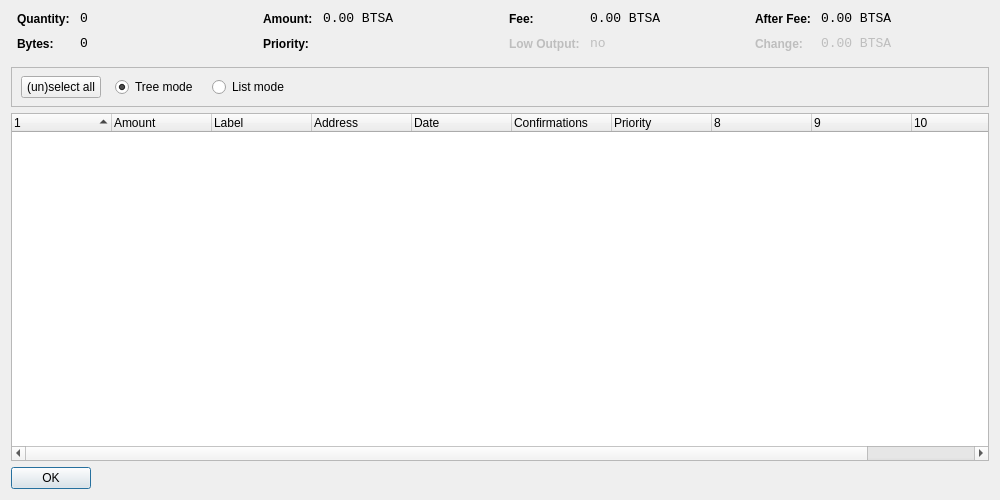
<?xml version="1.0" encoding="UTF-8"?>
<ui version="4.0">
 <class>CoinControlDialog</class>
 <widget class="QDialog" name="CoinControlDialog">
  <property name="geometry">
   <rect>
    <x>0</x>
    <y>0</y>
    <width>1000</width>
    <height>500</height>
   </rect>
  </property>
  <property name="windowTitle">
   <string>Coin Control</string>
  </property>
  <layout class="QVBoxLayout" name="verticalLayout">
   <item>
    <layout class="QHBoxLayout" name="horizontalLayoutTop" stretch="0,0,0,0">
     <property name="topMargin">
      <number>0</number>
     </property>
     <property name="bottomMargin">
      <number>10</number>
     </property>
     <item>
      <layout class="QFormLayout" name="formLayoutCoinControl1">
       <property name="horizontalSpacing">
        <number>10</number>
       </property>
       <property name="verticalSpacing">
        <number>10</number>
       </property>
       <property name="leftMargin">
        <number>6</number>
       </property>
       <property name="rightMargin">
        <number>6</number>
       </property>
       <item row="0" column="0">
        <widget class="QLabel" name="labelCoinControlQuantityText">
         <property name="styleSheet">
          <string notr="true">font-weight:bold;</string>
         </property>
         <property name="text">
          <string>Quantity:</string>
         </property>
        </widget>
       </item>
       <item row="0" column="1">
        <widget class="QLabel" name="labelCoinControlQuantity">
         <property name="font">
          <font>
           <family>Monospace</family>
           <pointsize>10</pointsize>
          </font>
         </property>
         <property name="cursor">
          <cursorShape>IBeamCursor</cursorShape>
         </property>
         <property name="contextMenuPolicy">
          <enum>Qt::ActionsContextMenu</enum>
         </property>
         <property name="text">
          <string notr="true">0</string>
         </property>
         <property name="textInteractionFlags">
          <set>Qt::LinksAccessibleByMouse|Qt::TextSelectableByKeyboard|Qt::TextSelectableByMouse</set>
         </property>
        </widget>
       </item>
       <item row="1" column="0">
        <widget class="QLabel" name="labelCoinControlBytesText">
         <property name="styleSheet">
          <string notr="true">font-weight:bold;</string>
         </property>
         <property name="text">
          <string>Bytes:</string>
         </property>
        </widget>
       </item>
       <item row="1" column="1">
        <widget class="QLabel" name="labelCoinControlBytes">
         <property name="font">
          <font>
           <family>Monospace</family>
           <pointsize>10</pointsize>
          </font>
         </property>
         <property name="cursor">
          <cursorShape>IBeamCursor</cursorShape>
         </property>
         <property name="contextMenuPolicy">
          <enum>Qt::ActionsContextMenu</enum>
         </property>
         <property name="text">
          <string notr="true">0</string>
         </property>
         <property name="textInteractionFlags">
          <set>Qt::LinksAccessibleByMouse|Qt::TextSelectableByKeyboard|Qt::TextSelectableByMouse</set>
         </property>
        </widget>
       </item>
      </layout>
     </item>
     <item>
      <layout class="QFormLayout" name="formLayoutCoinControl2">
       <property name="horizontalSpacing">
        <number>10</number>
       </property>
       <property name="verticalSpacing">
        <number>10</number>
       </property>
       <property name="leftMargin">
        <number>6</number>
       </property>
       <property name="rightMargin">
        <number>6</number>
       </property>
       <item row="0" column="0">
        <widget class="QLabel" name="labelCoinControlAmountText">
         <property name="styleSheet">
          <string notr="true">font-weight:bold;</string>
         </property>
         <property name="text">
          <string>Amount:</string>
         </property>
        </widget>
       </item>
       <item row="0" column="1">
        <widget class="QLabel" name="labelCoinControlAmount">
         <property name="font">
          <font>
           <family>Monospace</family>
           <pointsize>10</pointsize>
          </font>
         </property>
         <property name="cursor">
          <cursorShape>IBeamCursor</cursorShape>
         </property>
         <property name="contextMenuPolicy">
          <enum>Qt::ActionsContextMenu</enum>
         </property>
         <property name="text">
          <string notr="true">0.00 BTSA</string>
         </property>
         <property name="textInteractionFlags">
          <set>Qt::LinksAccessibleByMouse|Qt::TextSelectableByKeyboard|Qt::TextSelectableByMouse</set>
         </property>
        </widget>
       </item>
       <item row="1" column="0">
        <widget class="QLabel" name="labelCoinControlPriorityText">
         <property name="styleSheet">
          <string notr="true">font-weight:bold;</string>
         </property>
         <property name="text">
          <string>Priority:</string>
         </property>
        </widget>
       </item>
       <item row="1" column="1">
        <widget class="QLabel" name="labelCoinControlPriority">
         <property name="font">
          <font>
           <family>Monospace</family>
           <pointsize>10</pointsize>
          </font>
         </property>
         <property name="cursor">
          <cursorShape>IBeamCursor</cursorShape>
         </property>
         <property name="contextMenuPolicy">
          <enum>Qt::ActionsContextMenu</enum>
         </property>
         <property name="text">
          <string/>
         </property>
         <property name="textInteractionFlags">
          <set>Qt::LinksAccessibleByMouse|Qt::TextSelectableByKeyboard|Qt::TextSelectableByMouse</set>
         </property>
        </widget>
       </item>
      </layout>
     </item>
     <item>
      <layout class="QFormLayout" name="formLayoutCoinControl3">
       <property name="horizontalSpacing">
        <number>10</number>
       </property>
       <property name="verticalSpacing">
        <number>10</number>
       </property>
       <property name="leftMargin">
        <number>6</number>
       </property>
       <property name="rightMargin">
        <number>6</number>
       </property>
       <item row="0" column="0">
        <widget class="QLabel" name="labelCoinControlFeeText">
         <property name="styleSheet">
          <string notr="true">font-weight:bold;</string>
         </property>
         <property name="text">
          <string>Fee:</string>
         </property>
        </widget>
       </item>
       <item row="0" column="1">
        <widget class="QLabel" name="labelCoinControlFee">
         <property name="font">
          <font>
           <family>Monospace</family>
           <pointsize>10</pointsize>
          </font>
         </property>
         <property name="cursor">
          <cursorShape>IBeamCursor</cursorShape>
         </property>
         <property name="contextMenuPolicy">
          <enum>Qt::ActionsContextMenu</enum>
         </property>
         <property name="text">
          <string notr="true">0.00 BTSA</string>
         </property>
         <property name="textInteractionFlags">
          <set>Qt::LinksAccessibleByMouse|Qt::TextSelectableByKeyboard|Qt::TextSelectableByMouse</set>
         </property>
        </widget>
       </item>
       <item row="1" column="0">
        <widget class="QLabel" name="labelCoinControlLowOutputText">
         <property name="enabled">
          <bool>false</bool>
         </property>
         <property name="styleSheet">
          <string notr="true">font-weight:bold;</string>
         </property>
         <property name="text">
          <string>Low Output:</string>
         </property>
        </widget>
       </item>
       <item row="1" column="1">
        <widget class="QLabel" name="labelCoinControlLowOutput">
         <property name="enabled">
          <bool>false</bool>
         </property>
         <property name="font">
          <font>
           <family>Monospace</family>
           <pointsize>10</pointsize>
          </font>
         </property>
         <property name="cursor">
          <cursorShape>IBeamCursor</cursorShape>
         </property>
         <property name="contextMenuPolicy">
          <enum>Qt::ActionsContextMenu</enum>
         </property>
         <property name="text">
          <string notr="true">no</string>
         </property>
         <property name="textInteractionFlags">
          <set>Qt::LinksAccessibleByMouse|Qt::TextSelectableByKeyboard|Qt::TextSelectableByMouse</set>
         </property>
        </widget>
       </item>
      </layout>
     </item>
     <item>
      <layout class="QFormLayout" name="formLayoutCoinControl4">
       <property name="horizontalSpacing">
        <number>10</number>
       </property>
       <property name="verticalSpacing">
        <number>10</number>
       </property>
       <property name="leftMargin">
        <number>6</number>
       </property>
       <property name="rightMargin">
        <number>6</number>
       </property>
       <item row="0" column="0">
        <widget class="QLabel" name="labelCoinControlAfterFeeText">
         <property name="styleSheet">
          <string notr="true">font-weight:bold;</string>
         </property>
         <property name="text">
          <string>After Fee:</string>
         </property>
        </widget>
       </item>
       <item row="0" column="1">
        <widget class="QLabel" name="labelCoinControlAfterFee">
         <property name="font">
          <font>
           <family>Monospace</family>
           <pointsize>10</pointsize>
          </font>
         </property>
         <property name="cursor">
          <cursorShape>IBeamCursor</cursorShape>
         </property>
         <property name="contextMenuPolicy">
          <enum>Qt::ActionsContextMenu</enum>
         </property>
         <property name="text">
          <string notr="true">0.00 BTSA</string>
         </property>
         <property name="textInteractionFlags">
          <set>Qt::LinksAccessibleByMouse|Qt::TextSelectableByKeyboard|Qt::TextSelectableByMouse</set>
         </property>
        </widget>
       </item>
       <item row="1" column="0">
        <widget class="QLabel" name="labelCoinControlChangeText">
         <property name="enabled">
          <bool>false</bool>
         </property>
         <property name="styleSheet">
          <string notr="true">font-weight:bold;</string>
         </property>
         <property name="text">
          <string>Change:</string>
         </property>
        </widget>
       </item>
       <item row="1" column="1">
        <widget class="QLabel" name="labelCoinControlChange">
         <property name="enabled">
          <bool>false</bool>
         </property>
         <property name="font">
          <font>
           <family>Monospace</family>
           <pointsize>10</pointsize>
          </font>
         </property>
         <property name="cursor">
          <cursorShape>IBeamCursor</cursorShape>
         </property>
         <property name="contextMenuPolicy">
          <enum>Qt::ActionsContextMenu</enum>
         </property>
         <property name="text">
          <string notr="true">0.00 BTSA</string>
         </property>
         <property name="textInteractionFlags">
          <set>Qt::LinksAccessibleByMouse|Qt::TextSelectableByKeyboard|Qt::TextSelectableByMouse</set>
         </property>
        </widget>
       </item>
      </layout>
     </item>
    </layout>
   </item>
   <item>
    <widget class="QFrame" name="frame">
     <property name="minimumSize">
      <size>
       <width>0</width>
       <height>40</height>
      </size>
     </property>
     <property name="frameShape">
      <enum>QFrame::StyledPanel</enum>
     </property>
     <property name="frameShadow">
      <enum>QFrame::Sunken</enum>
     </property>
     <widget class="QWidget" name="horizontalLayoutWidget">
      <property name="geometry">
       <rect>
        <x>10</x>
        <y>0</y>
        <width>781</width>
        <height>41</height>
       </rect>
      </property>
      <layout class="QHBoxLayout" name="horizontalLayoutPanel" stretch="0,0,0,0,0">
       <property name="spacing">
        <number>14</number>
       </property>
       <item>
        <widget class="QPushButton" name="pushButtonSelectAll">
         <property name="sizePolicy">
          <sizepolicy hsizetype="Maximum" vsizetype="Fixed">
           <horstretch>0</horstretch>
           <verstretch>0</verstretch>
          </sizepolicy>
         </property>
         <property name="text">
          <string>(un)select all</string>
         </property>
        </widget>
       </item>
       <item>
        <widget class="QRadioButton" name="radioTreeMode">
         <property name="sizePolicy">
          <sizepolicy hsizetype="Maximum" vsizetype="Fixed">
           <horstretch>0</horstretch>
           <verstretch>0</verstretch>
          </sizepolicy>
         </property>
         <property name="text">
          <string>Tree mode</string>
         </property>
         <property name="checked">
          <bool>true</bool>
         </property>
        </widget>
       </item>
       <item>
        <widget class="QRadioButton" name="radioListMode">
         <property name="sizePolicy">
          <sizepolicy hsizetype="Maximum" vsizetype="Fixed">
           <horstretch>0</horstretch>
           <verstretch>0</verstretch>
          </sizepolicy>
         </property>
         <property name="text">
          <string>List mode</string>
         </property>
        </widget>
       </item>
       <item>
        <spacer name="horizontalSpacer">
         <property name="orientation">
          <enum>Qt::Horizontal</enum>
         </property>
         <property name="sizeHint" stdset="0">
          <size>
           <width>40</width>
           <height>20</height>
          </size>
         </property>
        </spacer>
       </item>
      </layout>
     </widget>
    </widget>
   </item>
   <item>
    <widget class="CoinControlTreeWidget" name="treeWidget">
     <property name="contextMenuPolicy">
      <enum>Qt::CustomContextMenu</enum>
     </property>
     <property name="sortingEnabled">
      <bool>false</bool>
     </property>
     <property name="columnCount">
      <number>11</number>
     </property>
     <attribute name="headerShowSortIndicator" stdset="0">
      <bool>true</bool>
     </attribute>
     <attribute name="headerStretchLastSection">
      <bool>false</bool>
     </attribute>
     <column>
      <property name="text">
       <string/>
      </property>
     </column>
     <column>
      <property name="text">
       <string>Amount</string>
      </property>
     </column>
     <column>
      <property name="text">
       <string>Label</string>
      </property>
     </column>
     <column>
      <property name="text">
       <string>Address</string>
      </property>
     </column>
     <column>
      <property name="text">
       <string>Date</string>
      </property>
     </column>
     <column>
      <property name="text">
       <string>Confirmations</string>
      </property>
      <property name="toolTip">
       <string>Confirmed</string>
      </property>
     </column>
     <column>
      <property name="text">
       <string>Priority</string>
      </property>
     </column>
     <column>
      <property name="text">
       <string/>
      </property>
     </column>
     <column>
      <property name="text">
       <string/>
      </property>
     </column>
     <column>
      <property name="text">
       <string/>
      </property>
     </column>
     <column>
      <property name="text">
       <string/>
      </property>
     </column>
    </widget>
   </item>
   <item>
    <widget class="QDialogButtonBox" name="buttonBox">
     <property name="sizePolicy">
      <sizepolicy hsizetype="Maximum" vsizetype="Fixed">
       <horstretch>0</horstretch>
       <verstretch>0</verstretch>
      </sizepolicy>
     </property>
     <property name="orientation">
      <enum>Qt::Horizontal</enum>
     </property>
     <property name="standardButtons">
      <set>QDialogButtonBox::Ok</set>
     </property>
    </widget>
   </item>
  </layout>
 </widget>
 <customwidgets>
  <customwidget>
   <class>CoinControlTreeWidget</class>
   <extends>QTreeWidget</extends>
   <header>coincontroltreewidget.h</header>
  </customwidget>
 </customwidgets>
 <resources/>
 <connections/>
</ui>
